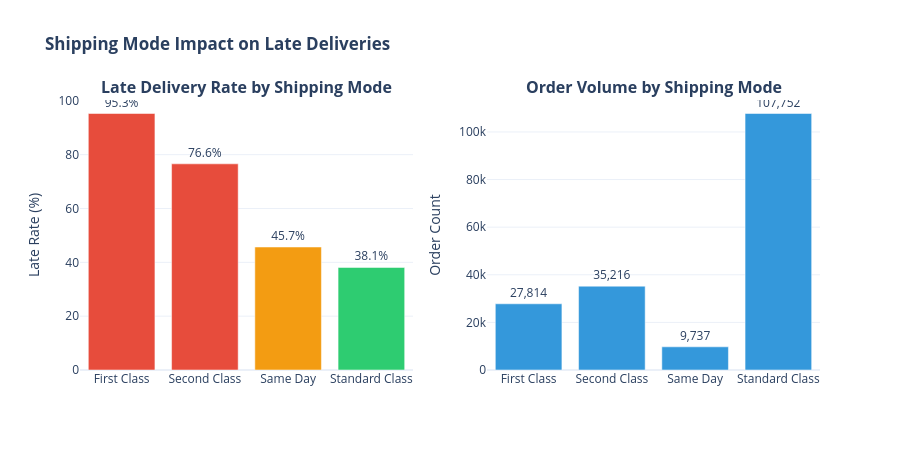

The cell this chart's notebook holds for it:
### Markdown cell above
---

# 🔍 Section 2: Exploratory Data Analysis (EDA)

---

## Key Analytical Questions

1. **What shipping modes have highest late delivery rates?**
2. **Are there temporal patterns in late deliveries?**
3. **Which customer segments are most affected?**
4. **What markets/regions show highest risk?**

### Code cell
# ============================================================
# 📊 EDA: SHIPPING MODE ANALYSIS
# ============================================================

# Late delivery rate by shipping mode
shipping_analysis = df_raw.groupby('shipping_mode').agg({
    'late_delivery_risk': ['mean', 'count']
}).round(3)
shipping_analysis.columns = ['late_rate', 'order_count']
shipping_analysis = shipping_analysis.sort_values('late_rate', ascending=False)

fig = make_subplots(
    rows=1, cols=2,
    subplot_titles=('<b>Late Delivery Rate by Shipping Mode</b>', '<b>Order Volume by Shipping Mode</b>')
)

# Late rate bar
colors = ['#e74c3c' if r > 0.5 else '#f39c12' if r > 0.4 else '#2ecc71'
          for r in shipping_analysis['late_rate']]

fig.add_trace(
    go.Bar(
        x=shipping_analysis.index,
        y=shipping_analysis['late_rate'] * 100,
        marker_color=colors,
        text=[f"{r*100:.1f}%" for r in shipping_analysis['late_rate']],
        textposition='outside'
    ),
    row=1, col=1
)

# Order count bar
fig.add_trace(
    go.Bar(
        x=shipping_analysis.index,
        y=shipping_analysis['order_count'],
        marker_color='#3498db',
        text=[f"{c:,}" for c in shipping_analysis['order_count']],
        textposition='outside'
    ),
    row=1, col=2
)

fig.update_layout(height=450, showlegend=False,
                  title_text='<b>Shipping Mode Impact on Late Deliveries</b>')
fig.update_yaxes(title_text="Late Rate (%)", row=1, col=1)
fig.update_yaxes(title_text="Order Count", row=1, col=2)
fig.show()

print("\n📦 KEY INSIGHT: Shipping mode selection significantly impacts late delivery risk")
print(f"   • Same Day shipping has lowest late rate")
print(f"   • Standard Class has highest volume but also higher risk")

### Figure 1 — Plotly figure (JSON) as saved in the notebook; plotly's stock layout.template omitted (floating-point values rounded to 4 significant figures)
{"data": [{"marker": {"color": ["#e74c3c", "#e74c3c", "#f39c12", "#2ecc71"]}, "text": ["95.3%", "76.6%", "45.7%", "38.1%"], "textposition": "outside", "type": "bar", "x": ["First Class", "Second Class", "Same Day", "Standard Class"], "xaxis": "x", "y": [95.3, 76.6, 45.7, 38.1], "yaxis": "y"}, {"marker": {"color": "#3498db"}, "text": ["27,814", "35,216", "9,737", "107,752"], "textposition": "outside", "type": "bar", "x": ["First Class", "Second Class", "Same Day", "Standard Class"], "xaxis": "x2", "y": [27814, 35216, 9737, 107752], "yaxis": "y2"}], "layout": {"annotations": [{"font": {"size": 16}, "showarrow": false, "text": "<b>Late Delivery Rate by Shipping Mode</b>", "x": 0.225, "xanchor": "center", "xref": "paper", "y": 1, "yanchor": "bottom", "yref": "paper"}, {"font": {"size": 16}, "showarrow": false, "text": "<b>Order Volume by Shipping Mode</b>", "x": 0.775, "xanchor": "center", "xref": "paper", "y": 1, "yanchor": "bottom", "yref": "paper"}], "height": 450, "showlegend": false, "title": {"text": "<b>Shipping Mode Impact on Late Deliveries</b>"}, "xaxis": {"anchor": "y", "domain": [0, 0.45]}, "xaxis2": {"anchor": "y2", "domain": [0.55, 1]}, "yaxis": {"anchor": "x", "domain": [0, 1], "title": {"text": "Late Rate (%)"}}, "yaxis2": {"anchor": "x2", "domain": [0, 1], "title": {"text": "Order Count"}}}}
